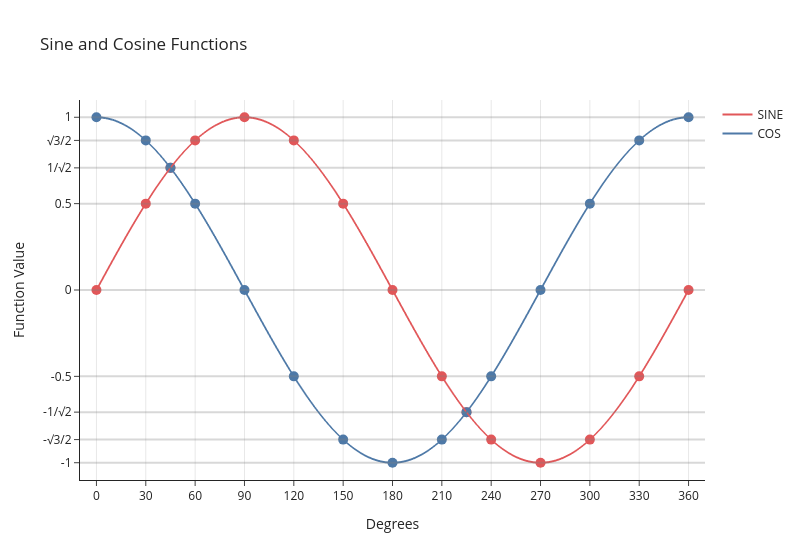

The notebook cell this image was saved under:
### Code cell
color_cosine = '#4e79a7' #  (blue)
color_sine =   '#e15759'  # (red) 
fig = px.line(
    df,
    'X',
    ['SINE', 'COS'],
    title='Sine and Cosine Functions',
    template='simple_white',
    width=800, 
    labels={
        'X': 'Degrees',
        'value': 'Function Value',
        'variable': ''
    },
    line_shape='hvh',
    color_discrete_map = {'SINE':color_sine, 'COS': color_cosine}
) 

fig.update_xaxes(
    range=[-10, 370],
    tickmode='array',
    tickvals=list(range(0, 361, 30)),
    ticktext=[str(value) for value in range(0, 361, 30)],
    showgrid=True,  # for y-axis, set showgrid to false, and use add_hline for customization
)

fig.update_yaxes(
    range=[-1.1, 1.1],
    tickmode='array',
    tickvals=[
        -1, 
        -math.sqrt(3)/2, 
        -math.sqrt(2)/2, 
        -0.5,
        0, 
        0.5, 
        math.sqrt(2)/2, 
        math.sqrt(3)/2, 
        1
    ],
    ticktext=[
        '-1', 
        '-√3/2', 
        '-1/√2',
        '-0.5',
        '0', 
        '0.5', 
        '1/√2',
        '√3/2', 
        '1'
    ],
    showgrid=False,
)

hline_args = dict(
    line_width=2,
    line_dash='solid', 
    line_color='#808080'
)
fig.add_hline(y=-1, **hline_args)
fig.add_hline(y=-math.sqrt(3)/2, **hline_args)
fig.add_hline(y=-1/math.sqrt(2), **hline_args)
fig.add_hline(y=-0.5, **hline_args)
fig.add_hline(y=0, **hline_args)
fig.add_hline(y=0.5, **hline_args)
fig.add_hline(y=1/math.sqrt(2), **hline_args)
fig.add_hline(y=math.sqrt(3)/2, **hline_args)
fig.add_hline(y=1, **hline_args)

xvals = [x for x in range(0, 390,30)] + [45, 225]
yvals_sin = [math.sin(2*math.pi*x/360) for x in xvals]
yvals_cos = [math.cos(2*math.pi*x/360) for x in xvals]

fig.add_trace(go.Scatter(
    x= xvals,
    y=yvals_sin,
    mode='markers',
    marker=dict(size=10, color = color_sine),
    showlegend=False 
    )
)

fig.add_trace(go.Scatter(
    x= xvals,
    y=yvals_cos,
    mode='markers',
    marker=dict(size=10, color = color_cosine),
    showlegend=False
    )
)

fig.show()

### Figure 1 — Plotly figure (JSON) as saved in the notebook; plotly's stock layout.template omitted (floating-point values rounded to 4 significant figures; data arrays with more than 128 entries replaced by an {"elided": "..."} marker saying what was removed)
{"data": [{"hovertemplate": "=SINE<br>Degrees=%{x}<br>Function Value=%{y}<extra></extra>", "legendgroup": "SINE", "line": {"color": "#e15759", "dash": "solid", "shape": "hvh"}, "marker": {"symbol": "circle"}, "mode": "lines", "name": "SINE", "showlegend": true, "type": "scattergl", "x": {"elided": "32768 float values"}, "xaxis": "x", "y": {"elided": "32768 float values"}, "yaxis": "y"}, {"hovertemplate": "=COS<br>Degrees=%{x}<br>Function Value=%{y}<extra></extra>", "legendgroup": "COS", "line": {"color": "#4e79a7", "dash": "solid", "shape": "hvh"}, "marker": {"symbol": "circle"}, "mode": "lines", "name": "COS", "showlegend": true, "type": "scattergl", "x": {"elided": "32768 float values"}, "xaxis": "x", "y": {"elided": "32768 float values"}, "yaxis": "y"}, {"marker": {"color": "#e15759", "size": 10}, "mode": "markers", "showlegend": false, "type": "scatter", "x": [0, 30, 60, 90, 120, 150, 180, 210, 240, 270, 300, 330, 360, 45, 225], "y": [0, 0.5, 0.866, 1, 0.866, 0.5, 1.225e-16, -0.5, -0.866, -1, -0.866, -0.5, -2.449e-16, 0.7071, -0.7071]}, {"marker": {"color": "#4e79a7", "size": 10}, "mode": "markers", "showlegend": false, "type": "scatter", "x": [0, 30, 60, 90, 120, 150, 180, 210, 240, 270, 300, 330, 360, 45, 225], "y": [1, 0.866, 0.5, 6.123e-17, -0.5, -0.866, -1, -0.866, -0.5, -1.837e-16, 0.5, 0.866, 1, 0.7071, -0.7071]}], "layout": {"legend": {"title": {"text": ""}, "tracegroupgap": 0}, "shapes": [{"line": {"color": "#808080", "dash": "solid", "width": 2}, "type": "line", "x0": 0, "x1": 1, "xref": "x domain", "y0": -1, "y1": -1, "yref": "y"}, {"line": {"color": "#808080", "dash": "solid", "width": 2}, "type": "line", "x0": 0, "x1": 1, "xref": "x domain", "y0": -0.866, "y1": -0.866, "yref": "y"}, {"line": {"color": "#808080", "dash": "solid", "width": 2}, "type": "line", "x0": 0, "x1": 1, "xref": "x domain", "y0": -0.7071, "y1": -0.7071, "yref": "y"}, {"line": {"color": "#808080", "dash": "solid", "width": 2}, "type": "line", "x0": 0, "x1": 1, "xref": "x domain", "y0": -0.5, "y1": -0.5, "yref": "y"}, {"line": {"color": "#808080", "dash": "solid", "width": 2}, "type": "line", "x0": 0, "x1": 1, "xref": "x domain", "y0": 0, "y1": 0, "yref": "y"}, {"line": {"color": "#808080", "dash": "solid", "width": 2}, "type": "line", "x0": 0, "x1": 1, "xref": "x domain", "y0": 0.5, "y1": 0.5, "yref": "y"}, {"line": {"color": "#808080", "dash": "solid", "width": 2}, "type": "line", "x0": 0, "x1": 1, "xref": "x domain", "y0": 0.7071, "y1": 0.7071, "yref": "y"}, {"line": {"color": "#808080", "dash": "solid", "width": 2}, "type": "line", "x0": 0, "x1": 1, "xref": "x domain", "y0": 0.866, "y1": 0.866, "yref": "y"}, {"line": {"color": "#808080", "dash": "solid", "width": 2}, "type": "line", "x0": 0, "x1": 1, "xref": "x domain", "y0": 1, "y1": 1, "yref": "y"}], "title": {"text": "Sine and Cosine Functions"}, "width": 800, "xaxis": {"anchor": "y", "domain": [0, 1], "range": [-10, 370], "showgrid": true, "tickmode": "array", "ticktext": ["0", "30", "60", "90", "120", "150", "180", "210", "240", "270", "300", "330", "360"], "tickvals": [0, 30, 60, 90, 120, 150, 180, 210, 240, 270, 300, 330, 360], "title": {"text": "Degrees"}}, "yaxis": {"anchor": "x", "domain": [0, 1], "range": [-1.1, 1.1], "showgrid": false, "tickmode": "array", "ticktext": ["-1", "-√3/2", "-1/√2", "-0.5", "0", "0.5", "1/√2", "√3/2", "1"], "tickvals": [-1, -0.866, -0.7071, -0.5, 0, 0.5, 0.7071, 0.866, 1], "title": {"text": "Function Value"}}}}
